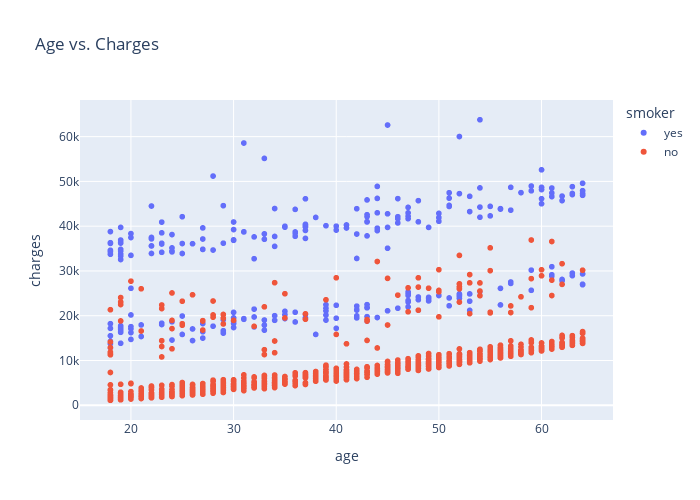

The notebook cell this image was saved under:
### Code cell
fig = px.scatter(medical_df, x='age', y='charges', color='smoker', title='Age vs. Charges')
fig.update_layout(bargap=0.1, height=500, width=700)
fig.show()

### Figure 1 — Plotly figure (JSON) as saved in the notebook; plotly's stock layout.template omitted (floating-point values rounded to 4 significant figures; data arrays with more than 128 entries replaced by an {"elided": "..."} marker saying what was removed)
{"data": [{"hovertemplate": "smoker=yes<br>age=%{x}<br>charges=%{y}<extra></extra>", "legendgroup": "yes", "marker": {"color": "#636efa", "symbol": "circle"}, "mode": "markers", "name": "yes", "showlegend": true, "type": "scattergl", "x": {"elided": "274 int values"}, "xaxis": "x", "y": {"elided": "274 float values"}, "yaxis": "y"}, {"hovertemplate": "smoker=no<br>age=%{x}<br>charges=%{y}<extra></extra>", "legendgroup": "no", "marker": {"color": "#EF553B", "symbol": "circle"}, "mode": "markers", "name": "no", "showlegend": true, "type": "scattergl", "x": {"elided": "1064 int values"}, "xaxis": "x", "y": {"elided": "1064 float values"}, "yaxis": "y"}], "layout": {"bargap": 0.1, "height": 500, "legend": {"title": {"text": "smoker"}, "tracegroupgap": 0}, "title": {"text": "Age vs. Charges"}, "width": 700, "xaxis": {"anchor": "y", "autorange": true, "domain": [0, 1], "range": [15.04, 66.96], "title": {"text": "age"}, "type": "linear"}, "yaxis": {"anchor": "x", "autorange": true, "domain": [0, 1], "range": [-3289.0, 68180.0], "title": {"text": "charges"}, "type": "linear"}}}
